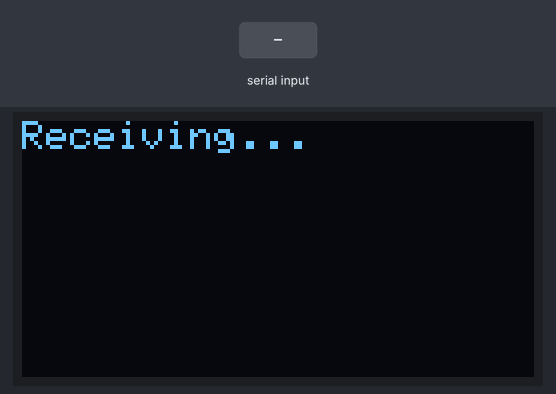
Bench run of a sketch on a simulated Arduino Uno, built with avr-gcc and run on an emulated ATmega328P. On the bench: 128×64 one-colour display. Inputs (shaded band) come from the test bench.

Above: at 1.2 s.
1.3 s: "1" received over Serial
2.8 s: "0" received over Serial
At 3.3 s:
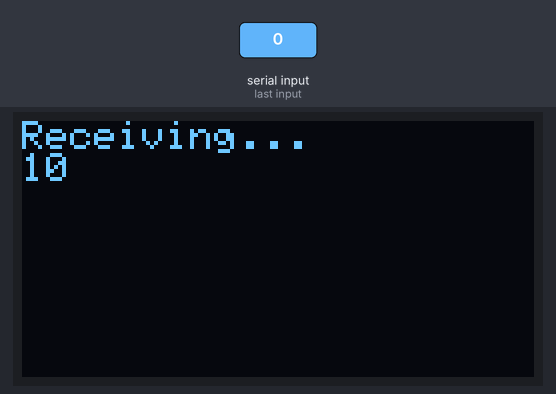
4.3 s: "2" received over Serial
At 5.6 s:
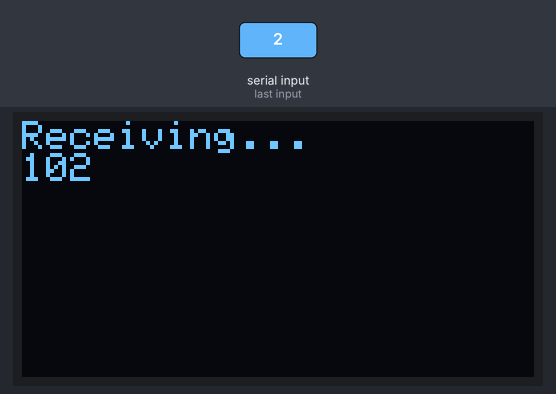
Timing chart, 0 to 7.3 s (numbered marks = the images above; inputs shaded):
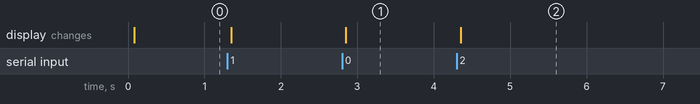

The sketch:

HelloReceiver3.ino
```cpp
// RF receiver hooked to UART via pin 0

#include <Wire.h>
#include <Adafruit_GFX.h>
#include <Adafruit_SSD1306.h>

#define OLED_DC A3
#define OLED_CS A5
#define OLED_CLK A2
#define OLED_MOSI A1
#define OLED_RESET A4
Adafruit_SSD1306 display(OLED_MOSI, OLED_CLK, OLED_DC, OLED_RESET, OLED_CS);

int incomingByte = 0;

void setup()
{
    Serial.begin(400);
    display.begin(SSD1306_SWITCHCAPVCC);
    display.clearDisplay();   // clears the screen and buffer
    display.display();
    display.setCursor(0,0);
    display.setTextSize(1);
    display.setTextColor(WHITE);
    display.println("Receiving...");
    display.display();
}

int counter = 0;
char str[2] = {0,0};
void loop()
{
  if (Serial.available() > 0)
  {
    incomingByte = Serial.read();
    if (incomingByte != 0)
    {
      if (incomingByte > ' ' && incomingByte <= '~')
      {
        str[0] = incomingByte;
      } else {
        str[0] = '.';
      }
      counter++;
      if (counter >= 22 * 4)
      {
        display.clearDisplay();
        display.setCursor(0,0);
        counter = 0;
      }
      display.print(str);
      display.display();
    }
  }
  incomingByte = 0;
}
```

Measured:
- after the input at 2.8 s, the display: changes after 0.05 s (image 1)
- after the input at 4.3 s, the display: changes after 0.05 s (image 2)
